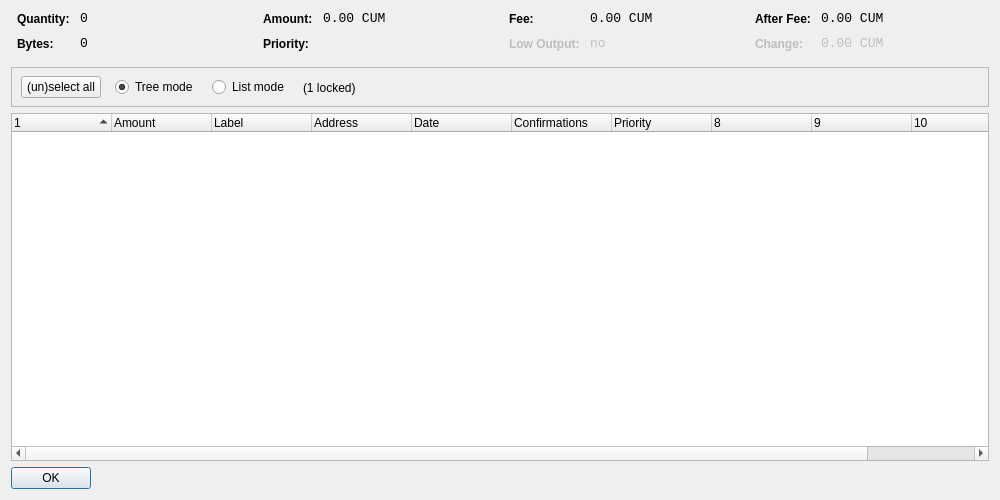
<?xml version="1.0" encoding="UTF-8"?>
<ui version="4.0">
 <class>CoinControlDialog</class>
 <widget class="QDialog" name="CoinControlDialog">
  <property name="geometry">
   <rect>
    <x>0</x>
    <y>0</y>
    <width>1000</width>
    <height>500</height>
   </rect>
  </property>
  <property name="windowTitle">
   <string>Coin Control</string>
  </property>
  <layout class="QVBoxLayout" name="verticalLayout">
   <item>
    <layout class="QHBoxLayout" name="horizontalLayoutTop" stretch="0,0,0,0">
     <property name="topMargin">
      <number>0</number>
     </property>
     <property name="bottomMargin">
      <number>10</number>
     </property>
     <item>
      <layout class="QFormLayout" name="formLayoutCoinControl1">
       <property name="horizontalSpacing">
        <number>10</number>
       </property>
       <property name="verticalSpacing">
        <number>10</number>
       </property>
       <property name="leftMargin">
        <number>6</number>
       </property>
       <property name="rightMargin">
        <number>6</number>
       </property>
       <item row="0" column="0">
        <widget class="QLabel" name="labelCoinControlQuantityText">
         <property name="styleSheet">
          <string notr="true">font-weight:bold;</string>
         </property>
         <property name="text">
          <string>Quantity:</string>
         </property>
        </widget>
       </item>
       <item row="0" column="1">
        <widget class="QLabel" name="labelCoinControlQuantity">
         <property name="font">
          <font>
           <family>Monospace</family>
           <pointsize>10</pointsize>
          </font>
         </property>
         <property name="cursor">
          <cursorShape>IBeamCursor</cursorShape>
         </property>
         <property name="contextMenuPolicy">
          <enum>Qt::ActionsContextMenu</enum>
         </property>
         <property name="text">
          <string notr="true">0</string>
         </property>
         <property name="textInteractionFlags">
          <set>Qt::LinksAccessibleByMouse|Qt::TextSelectableByKeyboard|Qt::TextSelectableByMouse</set>
         </property>
        </widget>
       </item>
       <item row="1" column="0">
        <widget class="QLabel" name="labelCoinControlBytesText">
         <property name="styleSheet">
          <string notr="true">font-weight:bold;</string>
         </property>
         <property name="text">
          <string>Bytes:</string>
         </property>
        </widget>
       </item>
       <item row="1" column="1">
        <widget class="QLabel" name="labelCoinControlBytes">
         <property name="font">
          <font>
           <family>Monospace</family>
           <pointsize>10</pointsize>
          </font>
         </property>
         <property name="cursor">
          <cursorShape>IBeamCursor</cursorShape>
         </property>
         <property name="contextMenuPolicy">
          <enum>Qt::ActionsContextMenu</enum>
         </property>
         <property name="text">
          <string notr="true">0</string>
         </property>
         <property name="textInteractionFlags">
          <set>Qt::LinksAccessibleByMouse|Qt::TextSelectableByKeyboard|Qt::TextSelectableByMouse</set>
         </property>
        </widget>
       </item>
      </layout>
     </item>
     <item>
      <layout class="QFormLayout" name="formLayoutCoinControl2">
       <property name="horizontalSpacing">
        <number>10</number>
       </property>
       <property name="verticalSpacing">
        <number>10</number>
       </property>
       <property name="leftMargin">
        <number>6</number>
       </property>
       <property name="rightMargin">
        <number>6</number>
       </property>
       <item row="0" column="0">
        <widget class="QLabel" name="labelCoinControlAmountText">
         <property name="styleSheet">
          <string notr="true">font-weight:bold;</string>
         </property>
         <property name="text">
          <string>Amount:</string>
         </property>
        </widget>
       </item>
       <item row="0" column="1">
        <widget class="QLabel" name="labelCoinControlAmount">
         <property name="font">
          <font>
           <family>Monospace</family>
           <pointsize>10</pointsize>
          </font>
         </property>
         <property name="cursor">
          <cursorShape>IBeamCursor</cursorShape>
         </property>
         <property name="contextMenuPolicy">
          <enum>Qt::ActionsContextMenu</enum>
         </property>
         <property name="text">
          <string notr="true">0.00 CUM</string>
         </property>
         <property name="textInteractionFlags">
          <set>Qt::LinksAccessibleByMouse|Qt::TextSelectableByKeyboard|Qt::TextSelectableByMouse</set>
         </property>
        </widget>
       </item>
       <item row="1" column="0">
        <widget class="QLabel" name="labelCoinControlPriorityText">
         <property name="styleSheet">
          <string notr="true">font-weight:bold;</string>
         </property>
         <property name="text">
          <string>Priority:</string>
         </property>
        </widget>
       </item>
       <item row="1" column="1">
        <widget class="QLabel" name="labelCoinControlPriority">
         <property name="font">
          <font>
           <family>Monospace</family>
           <pointsize>10</pointsize>
          </font>
         </property>
         <property name="cursor">
          <cursorShape>IBeamCursor</cursorShape>
         </property>
         <property name="contextMenuPolicy">
          <enum>Qt::ActionsContextMenu</enum>
         </property>
         <property name="text">
          <string/>
         </property>
         <property name="textInteractionFlags">
          <set>Qt::LinksAccessibleByMouse|Qt::TextSelectableByKeyboard|Qt::TextSelectableByMouse</set>
         </property>
        </widget>
       </item>
      </layout>
     </item>
     <item>
      <layout class="QFormLayout" name="formLayoutCoinControl3">
       <property name="horizontalSpacing">
        <number>10</number>
       </property>
       <property name="verticalSpacing">
        <number>10</number>
       </property>
       <property name="leftMargin">
        <number>6</number>
       </property>
       <property name="rightMargin">
        <number>6</number>
       </property>
       <item row="0" column="0">
        <widget class="QLabel" name="labelCoinControlFeeText">
         <property name="styleSheet">
          <string notr="true">font-weight:bold;</string>
         </property>
         <property name="text">
          <string>Fee:</string>
         </property>
        </widget>
       </item>
       <item row="0" column="1">
        <widget class="QLabel" name="labelCoinControlFee">
         <property name="font">
          <font>
           <family>Monospace</family>
           <pointsize>10</pointsize>
          </font>
         </property>
         <property name="cursor">
          <cursorShape>IBeamCursor</cursorShape>
         </property>
         <property name="contextMenuPolicy">
          <enum>Qt::ActionsContextMenu</enum>
         </property>
         <property name="text">
          <string notr="true">0.00 CUM</string>
         </property>
         <property name="textInteractionFlags">
          <set>Qt::LinksAccessibleByMouse|Qt::TextSelectableByKeyboard|Qt::TextSelectableByMouse</set>
         </property>
        </widget>
       </item>
       <item row="1" column="0">
        <widget class="QLabel" name="labelCoinControlLowOutputText">
         <property name="enabled">
          <bool>false</bool>
         </property>
         <property name="styleSheet">
          <string notr="true">font-weight:bold;</string>
         </property>
         <property name="text">
          <string>Low Output:</string>
         </property>
        </widget>
       </item>
       <item row="1" column="1">
        <widget class="QLabel" name="labelCoinControlLowOutput">
         <property name="enabled">
          <bool>false</bool>
         </property>
         <property name="font">
          <font>
           <family>Monospace</family>
           <pointsize>10</pointsize>
          </font>
         </property>
         <property name="cursor">
          <cursorShape>IBeamCursor</cursorShape>
         </property>
         <property name="contextMenuPolicy">
          <enum>Qt::ActionsContextMenu</enum>
         </property>
         <property name="text">
          <string>no</string>
         </property>
         <property name="textInteractionFlags">
          <set>Qt::LinksAccessibleByMouse|Qt::TextSelectableByKeyboard|Qt::TextSelectableByMouse</set>
         </property>
        </widget>
       </item>
      </layout>
     </item>
     <item>
      <layout class="QFormLayout" name="formLayoutCoinControl4">
       <property name="horizontalSpacing">
        <number>10</number>
       </property>
       <property name="verticalSpacing">
        <number>10</number>
       </property>
       <property name="leftMargin">
        <number>6</number>
       </property>
       <property name="rightMargin">
        <number>6</number>
       </property>
       <item row="0" column="0">
        <widget class="QLabel" name="labelCoinControlAfterFeeText">
         <property name="styleSheet">
          <string notr="true">font-weight:bold;</string>
         </property>
         <property name="text">
          <string>After Fee:</string>
         </property>
        </widget>
       </item>
       <item row="0" column="1">
        <widget class="QLabel" name="labelCoinControlAfterFee">
         <property name="font">
          <font>
           <family>Monospace</family>
           <pointsize>10</pointsize>
          </font>
         </property>
         <property name="cursor">
          <cursorShape>IBeamCursor</cursorShape>
         </property>
         <property name="contextMenuPolicy">
          <enum>Qt::ActionsContextMenu</enum>
         </property>
         <property name="text">
          <string notr="true">0.00 CUM</string>
         </property>
         <property name="textInteractionFlags">
          <set>Qt::LinksAccessibleByMouse|Qt::TextSelectableByKeyboard|Qt::TextSelectableByMouse</set>
         </property>
        </widget>
       </item>
       <item row="1" column="0">
        <widget class="QLabel" name="labelCoinControlChangeText">
         <property name="enabled">
          <bool>false</bool>
         </property>
         <property name="styleSheet">
          <string notr="true">font-weight:bold;</string>
         </property>
         <property name="text">
          <string>Change:</string>
         </property>
        </widget>
       </item>
       <item row="1" column="1">
        <widget class="QLabel" name="labelCoinControlChange">
         <property name="enabled">
          <bool>false</bool>
         </property>
         <property name="font">
          <font>
           <family>Monospace</family>
           <pointsize>10</pointsize>
          </font>
         </property>
         <property name="cursor">
          <cursorShape>IBeamCursor</cursorShape>
         </property>
         <property name="contextMenuPolicy">
          <enum>Qt::ActionsContextMenu</enum>
         </property>
         <property name="text">
          <string notr="true">0.00 CUM</string>
         </property>
         <property name="textInteractionFlags">
          <set>Qt::LinksAccessibleByMouse|Qt::TextSelectableByKeyboard|Qt::TextSelectableByMouse</set>
         </property>
        </widget>
       </item>
      </layout>
     </item>
    </layout>
   </item>
   <item>
    <widget class="QFrame" name="frame">
     <property name="minimumSize">
      <size>
       <width>0</width>
       <height>40</height>
      </size>
     </property>
     <property name="frameShape">
      <enum>QFrame::StyledPanel</enum>
     </property>
     <property name="frameShadow">
      <enum>QFrame::Sunken</enum>
     </property>
     <widget class="QWidget" name="horizontalLayoutWidget">
      <property name="geometry">
       <rect>
        <x>10</x>
        <y>0</y>
        <width>781</width>
        <height>41</height>
       </rect>
      </property>
      <layout class="QHBoxLayout" name="horizontalLayoutPanel" stretch="0,0,0,0,0">
       <property name="spacing">
        <number>14</number>
       </property>
       <item>
        <widget class="QPushButton" name="pushButtonSelectAll">
         <property name="sizePolicy">
          <sizepolicy hsizetype="Maximum" vsizetype="Fixed">
           <horstretch>0</horstretch>
           <verstretch>0</verstretch>
          </sizepolicy>
         </property>
         <property name="text">
          <string>(un)select all</string>
         </property>
        </widget>
       </item>
       <item>
        <widget class="QRadioButton" name="radioTreeMode">
         <property name="sizePolicy">
          <sizepolicy hsizetype="Maximum" vsizetype="Fixed">
           <horstretch>0</horstretch>
           <verstretch>0</verstretch>
          </sizepolicy>
         </property>
         <property name="text">
          <string>Tree mode</string>
         </property>
         <property name="checked">
          <bool>true</bool>
         </property>
        </widget>
       </item>
       <item>
        <widget class="QRadioButton" name="radioListMode">
         <property name="sizePolicy">
          <sizepolicy hsizetype="Maximum" vsizetype="Fixed">
           <horstretch>0</horstretch>
           <verstretch>0</verstretch>
          </sizepolicy>
         </property>
         <property name="text">
          <string>List mode</string>
         </property>
        </widget>
       </item>
       <item>
        <widget class="QLabel" name="labelLocked">
         <property name="text">
          <string>(1 locked)</string>
         </property>
        </widget>
       </item>
       <item>
        <spacer name="horizontalSpacer">
         <property name="orientation">
          <enum>Qt::Horizontal</enum>
         </property>
         <property name="sizeHint" stdset="0">
          <size>
           <width>40</width>
           <height>20</height>
          </size>
         </property>
        </spacer>
       </item>
      </layout>
     </widget>
    </widget>
   </item>
   <item>
    <widget class="CoinControlTreeWidget" name="treeWidget">
     <property name="contextMenuPolicy">
      <enum>Qt::CustomContextMenu</enum>
     </property>
     <property name="sortingEnabled">
      <bool>false</bool>
     </property>
     <property name="columnCount">
      <number>11</number>
     </property>
     <attribute name="headerShowSortIndicator" stdset="0">
      <bool>true</bool>
     </attribute>
     <attribute name="headerStretchLastSection">
      <bool>false</bool>
     </attribute>
     <column>
      <property name="text">
       <string/>
      </property>
     </column>
     <column>
      <property name="text">
       <string>Amount</string>
      </property>
     </column>
     <column>
      <property name="text">
       <string notr="true">Label</string>
      </property>
     </column>
     <column>
      <property name="text">
       <string>Address</string>
      </property>
     </column>
     <column>
      <property name="text">
       <string>Date</string>
      </property>
     </column>
     <column>
      <property name="text">
       <string>Confirmations</string>
      </property>
      <property name="toolTip">
       <string>Confirmed</string>
      </property>
     </column>
     <column>
      <property name="text">
       <string>Priority</string>
      </property>
     </column>
     <column>
      <property name="text">
       <string/>
      </property>
     </column>
     <column>
      <property name="text">
       <string/>
      </property>
     </column>
     <column>
      <property name="text">
       <string/>
      </property>
     </column>
     <column>
      <property name="text">
       <string/>
      </property>
     </column>
    </widget>
   </item>
   <item>
    <widget class="QDialogButtonBox" name="buttonBox">
     <property name="sizePolicy">
      <sizepolicy hsizetype="Maximum" vsizetype="Fixed">
       <horstretch>0</horstretch>
       <verstretch>0</verstretch>
      </sizepolicy>
     </property>
     <property name="orientation">
      <enum>Qt::Horizontal</enum>
     </property>
     <property name="standardButtons">
      <set>QDialogButtonBox::Ok</set>
     </property>
    </widget>
   </item>
  </layout>
 </widget>
 <customwidgets>
  <customwidget>
   <class>CoinControlTreeWidget</class>
   <extends>QTreeWidget</extends>
   <header>coincontroltreewidget.h</header>
  </customwidget>
 </customwidgets>
 <resources/>
 <connections/>
</ui>
